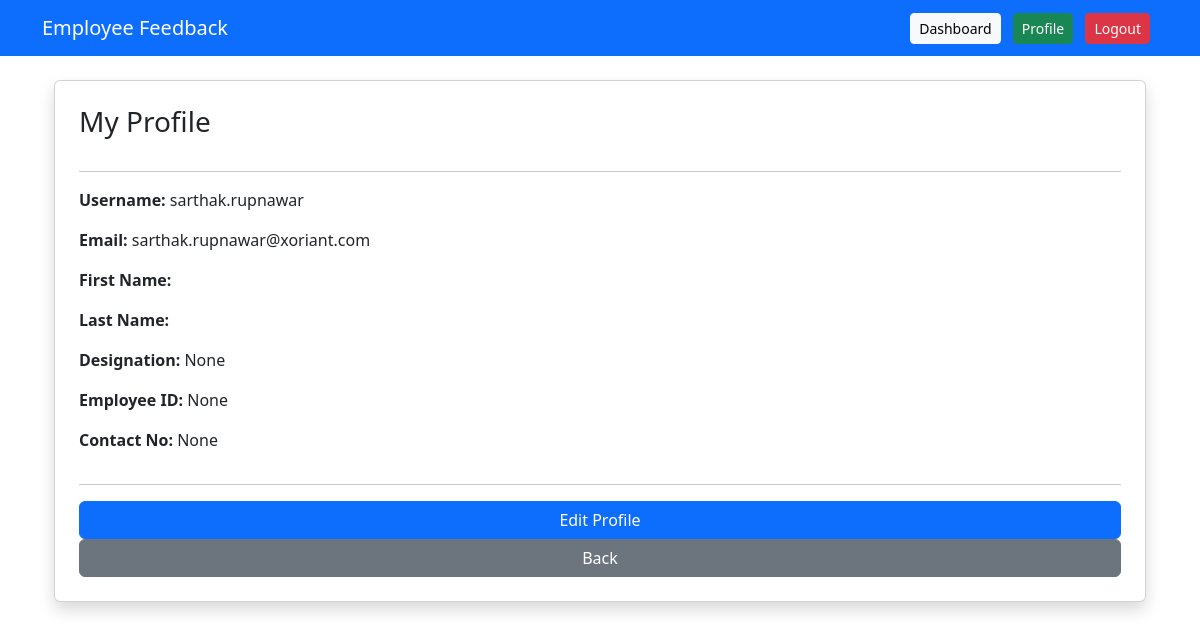
/accounts/profile/ (signed in), run on the app's committed database.
### accounts/models.py (models this page shows, shortened)
class UserProfile(models.Model):
    ROLE_CHOICES = (
        ("employee", "Employee"),
        ('admin', "Admin"),
        ('superadmin', 'Super Admin'),
    )
    user= models.OneToOneField(User, on_delete=models.CASCADE)
    designation = models.CharField(max_length=100, null=True, blank=True)
    employee_id = models.CharField(max_length=20, unique=True,null=True, blank=True)
    contact_no = models.CharField(max_length=15, null=True, blank=True)
    role= models.CharField(max_length=40, choices= ROLE_CHOICES, default='employee')
    is_deleted= models.BooleanField(default=False)
    created_at= models.DateTimeField(auto_now_add=True)
    modified_by = models.ForeignKey(User,on_delete=models.SET_NULL, null=True, blank=True, related_name='modified_profiles')
    modified_at = models.DateTimeField(auto_now_add=True)

### accounts/views.py (the view)
# urls.py: path('profile/', views.view_profile,name='view_profile' )
@login_required
def view_profile(request):
    profile = request.user.userprofile
    return render(request, "accounts/view_profile.html", {"profile": profile})

### accounts/templates/accounts/view_profile.html
{% extends "accounts/base.html" %}
{% block content %}
<div class="container mt-4">
    <div class="card shadow p-4">
        <h3 class="mb-3">My Profile</h3>
        <hr>
        <p><strong>Username:</strong> {{ profile.user.username }}</p>
        <p><strong>Email:</strong> {{ profile.user.email }}</p>
        <p><strong>First Name:</strong> {{ profile.user.first_name }}</p>
        <p><strong>Last Name:</strong> {{ profile.user.last_name }}</p>
        <p><strong>Designation:</strong> {{ profile.designation }}</p>
        <p><strong>Employee ID:</strong> {{ profile.employee_id }}</p>
        <p><strong>Contact No:</strong> {{ profile.contact_no }}</p>
        <hr>
        <a href="{% url 'edit_profile' %}" class="btn btn-primary">Edit Profile</a>
        <a href="{% url 'employee_dashboard' %}" class="btn btn-secondary">Back</a>
    </div>
</div>
{% endblock %}

### accounts/static/accounts/css/style.css (style rules this page uses)
body { background-color: #f8f9fa; font-family: "Poppins", sans-serif; }
.card { border-radius: 15px; box-shadow: 0 4px 10px rgba(0,0,0,0.1); }
.btn-primary, .btn-success, .btn-danger { border-radius: 10px; }
.card { transition: 0.3s ease; }
.card { border-radius: 15px; }

### data on the page
UserProfile: user.username "sarthak.rupnawar", user.email "sarthak.rupnawar@xoriant.com", designation "None", employee_id "None", contact_no "None"
